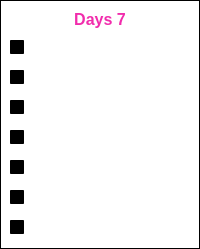
                 <widget class="QWidget" name="Day7">
                  <property name="styleSheet">
                   <string notr="true">background-color: qlineargradient(spread:pad, x1:0, y1:0, x2:1, y2:1, stop:0 rgba(0, 0, 0, 0), stop:1 rgba(255, 255, 255, 0));</string>
                  </property>
                  <layout class="QHBoxLayout" name="horizontalLayout_10">
                   <property name="spacing">
                    <number>0</number>
                   </property>
                   <property name="leftMargin">
                    <number>0</number>
                   </property>
                   <property name="topMargin">
                    <number>0</number>
                   </property>
                   <property name="rightMargin">
                    <number>0</number>
                   </property>
                   <property name="bottomMargin">
                    <number>0</number>
                   </property>
                   <item>
                    <widget class="QFrame" name="SubjectDays_7">
                     <property name="frameShape">
                      <enum>QFrame::StyledPanel</enum>
                     </property>
                     <property name="frameShadow">
                      <enum>QFrame::Raised</enum>
                     </property>
                     <layout class="QVBoxLayout" name="verticalLayout_10">
                      <item>
                       <widget class="QLabel" name="Subject7DaysHeading">
                        <property name="maximumSize">
                         <size>
                          <width>16777215</width>
                          <height>100</height>
                         </size>
                        </property>
                        <property name="font">
                         <font>
                          <pointsize>12</pointsize>
                          <weight>75</weight>
                          <bold>true</bold>
                         </font>
                        </property>
                        <property name="styleSheet">
                         <string notr="true">QLabel{
	
color: rgb(241, 44, 172);
border-radius:10px;

}</string>
                        </property>
                        <property name="midLineWidth">
                         <number>4</number>
                        </property>
                        <property name="text">
                         <string>Days 7</string>
                        </property>
                        <property name="alignment">
                         <set>Qt::AlignCenter</set>
                        </property>
                       </widget>
                      </item>
                      <item>
                       <widget class="QCheckBox" name="Subject7Sunday">
                        <property name="font">
                         <font>
                          <pointsize>11</pointsize>
                         </font>
                        </property>
                        <property name="styleSheet">
                         <string notr="true">QCheckBox{

	color: rgb(255, 255, 255);
}</string>
                        </property>
                        <property name="text">
                         <string>Sun</string>
                        </property>
                        <property name="tristate">
                         <bool>false</bool>
                        </property>
                       </widget>
                      </item>
                      <item>
                       <widget class="QCheckBox" name="Subject7Monday">
                        <property name="font">
                         <font>
                          <pointsize>11</pointsize>
                         </font>
                        </property>
                        <property name="styleSheet">
                         <string notr="true">QCheckBox{

	color: rgb(255, 255, 255);
}</string>
                        </property>
                        <property name="text">
                         <string>Mon</string>
                        </property>
                        <property name="tristate">
                         <bool>false</bool>
                        </property>
                       </widget>
                      </item>
                      <item>
                       <widget class="QCheckBox" name="Subject7Tuesday">
                        <property name="font">
                         <font>
                          <pointsize>11</pointsize>
                         </font>
                        </property>
                        <property name="styleSheet">
                         <string notr="true">QCheckBox{

	color: rgb(255, 255, 255);
}</string>
                        </property>
                        <property name="text">
                         <string>Tue</string>
                        </property>
                        <property name="tristate">
                         <bool>false</bool>
                        </property>
                       </widget>
                      </item>
                      <item>
                       <widget class="QCheckBox" name="Subject7Wednesday">
                        <property name="font">
                         <font>
                          <pointsize>11</pointsize>
                         </font>
                        </property>
                        <property name="styleSheet">
                         <string notr="true">QCheckBox{

	color: rgb(255, 255, 255);
}</string>
                        </property>
                        <property name="text">
                         <string>Wed</string>
                        </property>
                        <property name="tristate">
                         <bool>false</bool>
                        </property>
                       </widget>
                      </item>
                      <item>
                       <widget class="QCheckBox" name="Subject7Thursday">
                        <property name="font">
                         <font>
                          <pointsize>11</pointsize>
                         </font>
                        </property>
                        <property name="styleSheet">
                         <string notr="true">QCheckBox{

	color: rgb(255, 255, 255);
}</string>
                        </property>
                        <property name="text">
                         <string>Thu</string>
                        </property>
                        <property name="tristate">
                         <bool>false</bool>
                        </property>
                       </widget>
                      </item>
                      <item>
                       <widget class="QCheckBox" name="Subject7Friday">
                        <property name="font">
                         <font>
                          <pointsize>11</pointsize>
                         </font>
                        </property>
                        <property name="styleSheet">
                         <string notr="true">QCheckBox{

	color: rgb(255, 255, 255);
}</string>
                        </property>
                        <property name="text">
                         <string>Fri</string>
                        </property>
                        <property name="tristate">
                         <bool>false</bool>
                        </property>
                       </widget>
                      </item>
                      <item>
                       <widget class="QCheckBox" name="Subject7Saturday">
                        <property name="font">
                         <font>
                          <pointsize>11</pointsize>
                         </font>
                        </property>
                        <property name="styleSheet">
                         <string notr="true">QCheckBox{

	color: rgb(255, 255, 255);
}</string>
                        </property>
                        <property name="text">
                         <string>Sat</string>
                        </property>
                        <property name="tristate">
                         <bool>false</bool>
                        </property>
                       </widget>
                      </item>
                     </layout>
                    </widget>
                   </item>
                  </layout>
                 </widget>
